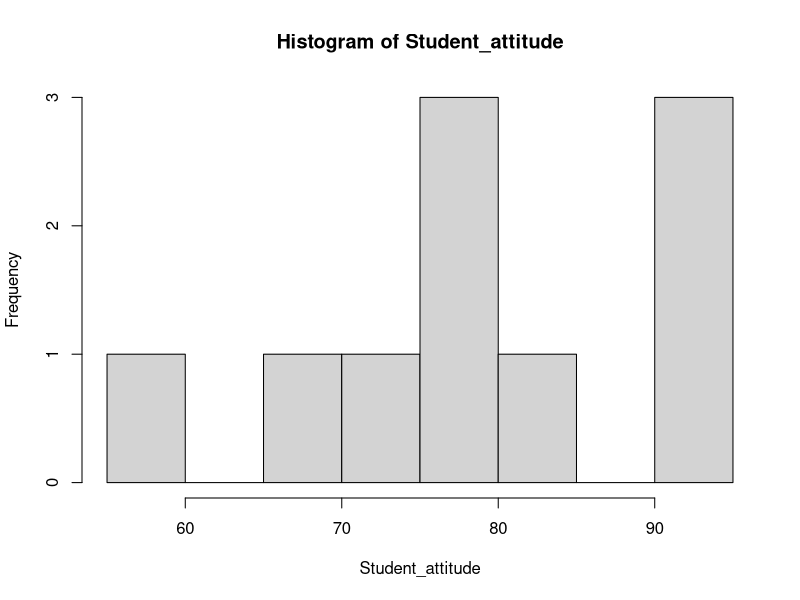
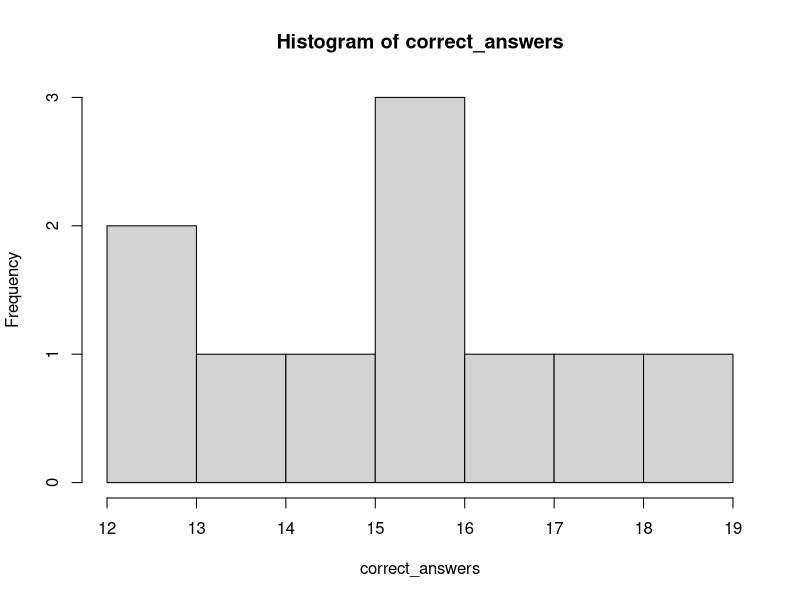
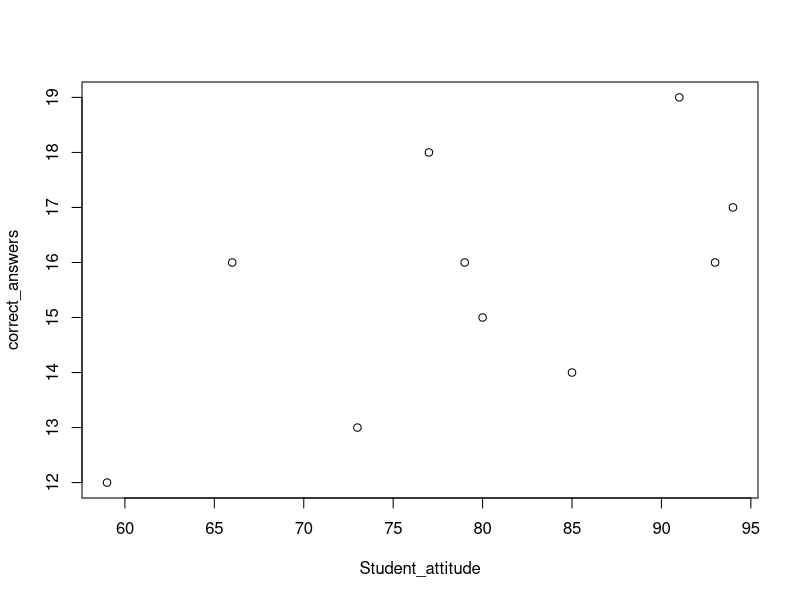
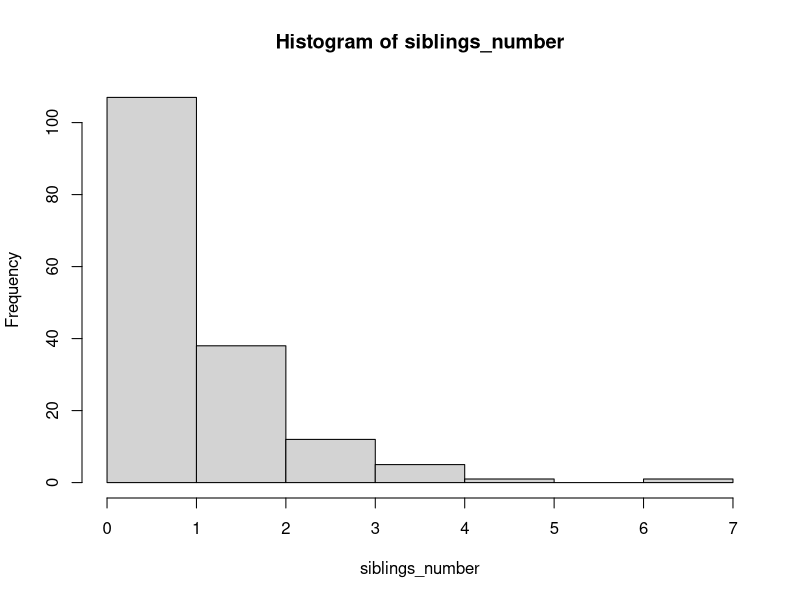
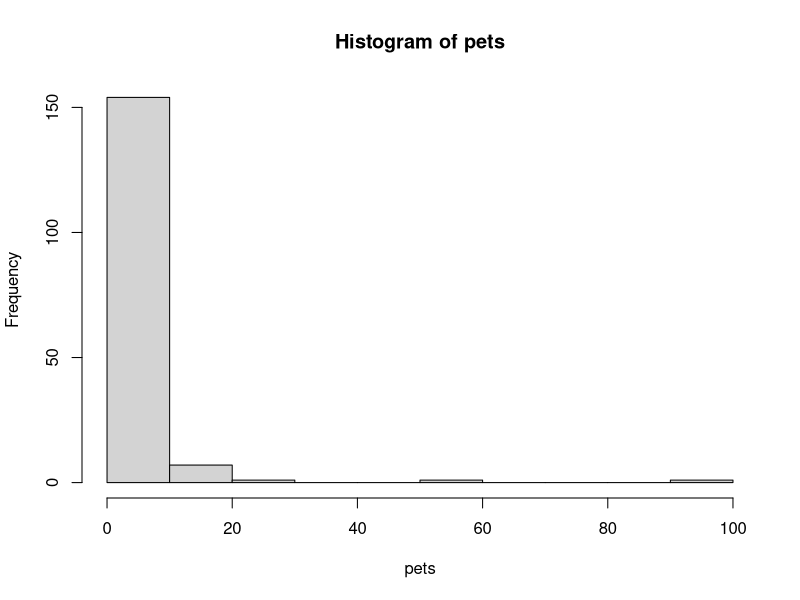
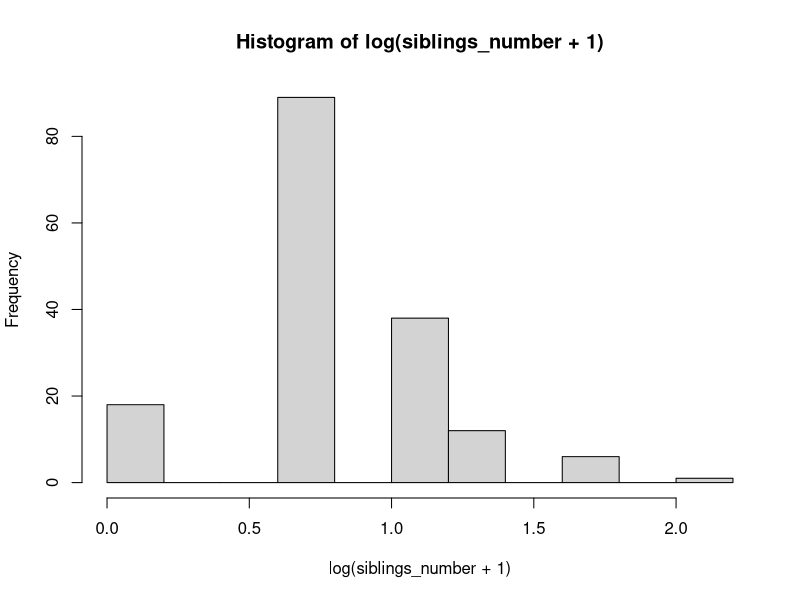
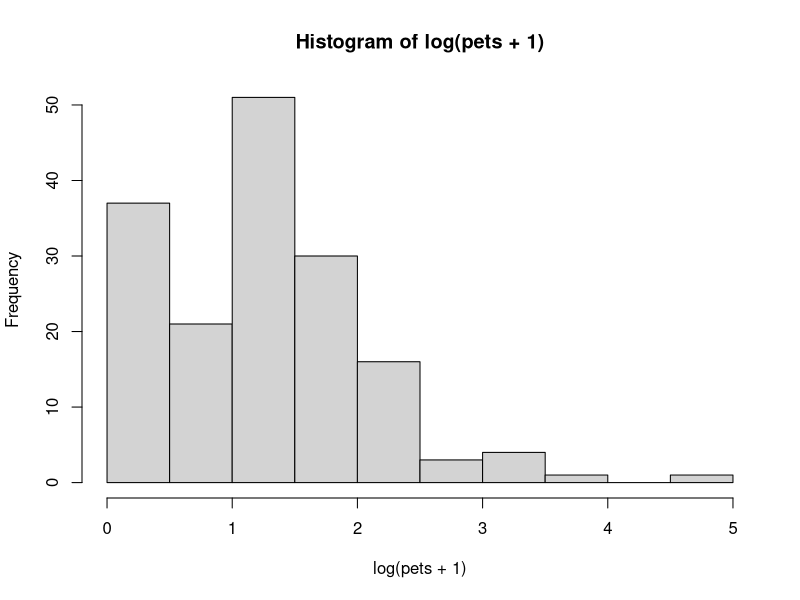
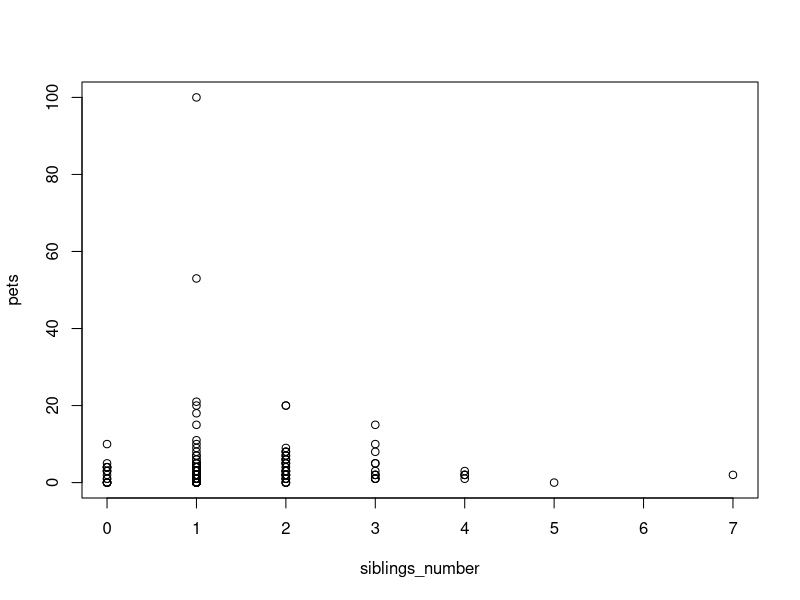

Source code (R) for these figures, in order:
# Statistics Tutorial Day 4
###################################################

####----1. Working Directory----####
getwd()
setwd()

####----2. Correlation with small sample ----####

# Correlation example from video "How to calculate Pearson's correlation by hand"
# defining / loading your data
Student_attitude <- c(94,73,59,80,93,85,66,79,77,91)
correct_answers <- c(17,13,12,15,16,14,16,16,18,19)

# Testing for normality
shapiro.test(Student_attitude) # p-value above 0.05 -> normal distribution, ! but small sample! 
shapiro.test(correct_answers)

hist(Student_attitude)
hist(correct_answers)
plot(Student_attitude,correct_answers) # does this look like a correlation?

# Pearson's correlation coefficient
cor(Student_attitude,correct_answers)
#Correlation test statistic
cor.test(Student_attitude,correct_answers)

####----3. Correlation with survey data ----####

#load survey data 
trivial<-read.csv("survey25cleaned.csv",header=T, sep=",")
attach(trivial)
str(trivial)
View(trivial)

cor.test(siblings_number,pets)
hist(siblings_number) # is siblings_number normally distributed?
hist(pets)            # is pets normally distributed?
summary(siblings_number)
summary(pets)

# can we use the logarithm for a transformation of pets and siblings_number?
log(0) #what is the logarithm of zero?

hist(log(siblings_number+1)) # avoiding -Inf
hist(log(pets+1))           # avoiding -Inf
shapiro.test(log(siblings_number+1)) 
shapiro.test(log(pets+1)) 
# Without a normal distribution, we cannot use Pearson correlation
# Alternative: let's try other types of correlations instead
?cor.test
cor.test(siblings_number,pets,method="spearman") # does not require normally distributed data
cor.test(siblings_number,pets,method="kendall")  # does not require normally distributed data
plot(siblings_number,pets)
table(siblings_number,pets)

#find other variables in the survey data (trivial data) suitable for a correlation
cor.test(born,travel)
plot(born,travel)

####----4. Correlation with Automobile data ----####
#load data
auto<-read.table("Automobile_R.txt",header=T)
attach(auto)
str(auto)
summary(auto)
#this shows the correlation coefficients for the entire data set (only possible if your data set contains only numbers)
cor(auto)
cor(auto,use = "complete.obs")
plot(auto)
#let's correlate automobile width with length
cor.test(width,length)

#how does this look like?
plot(width,length)
#are the two continuous variables normally distributed?
hist(width)
hist(length)
shapiro.test(width)
summary(width)
hist(log(width))
shapiro.test(log(width))
#if the data is not normally distributed there are two non-parametric rank correlations to choose from
cor.test(length,width,method="spearman")
cor.test(length,width,method="kendall")

# correlation between wheel base (= horizontal distance between the centers of the front and rear wheels) and length
hist(wheel.base)
hist(length)
cor.test(wheel.base,length)
#find a continuous variable in this data set that is normally distributed based on the Shapiro test


####----5. Correlation with base r datasets ----####

# cars dataset
str(cars) # !! different than mtcars dataset
plot(cars) # what is your assumption about a potential correlation?
hist(cars$speed)
hist(cars$dist)
cor(cars)
cor.test(cars$speed,cars$dist, method = "pearson")

# mtcars dataset
cor(mtcars)
min(cor(mtcars)) # find "the most" negative correlation coefficient
hist(mtcars$vs)
hist(mtcars$mpg)
cor.test(mtcars$vs,mtcars$mpg, method = "pearson") # !! be aware, vs cannot be analyzed via correlation, because it is binary
hist(mtcars$hp)
cor.test(mtcars$mpg,mtcars$hp, method = "spearman") 
hist(mtcars$wt)
shapiro.test(mtcars$wt)
cor.test(mtcars$mpg,mtcars$wt)
